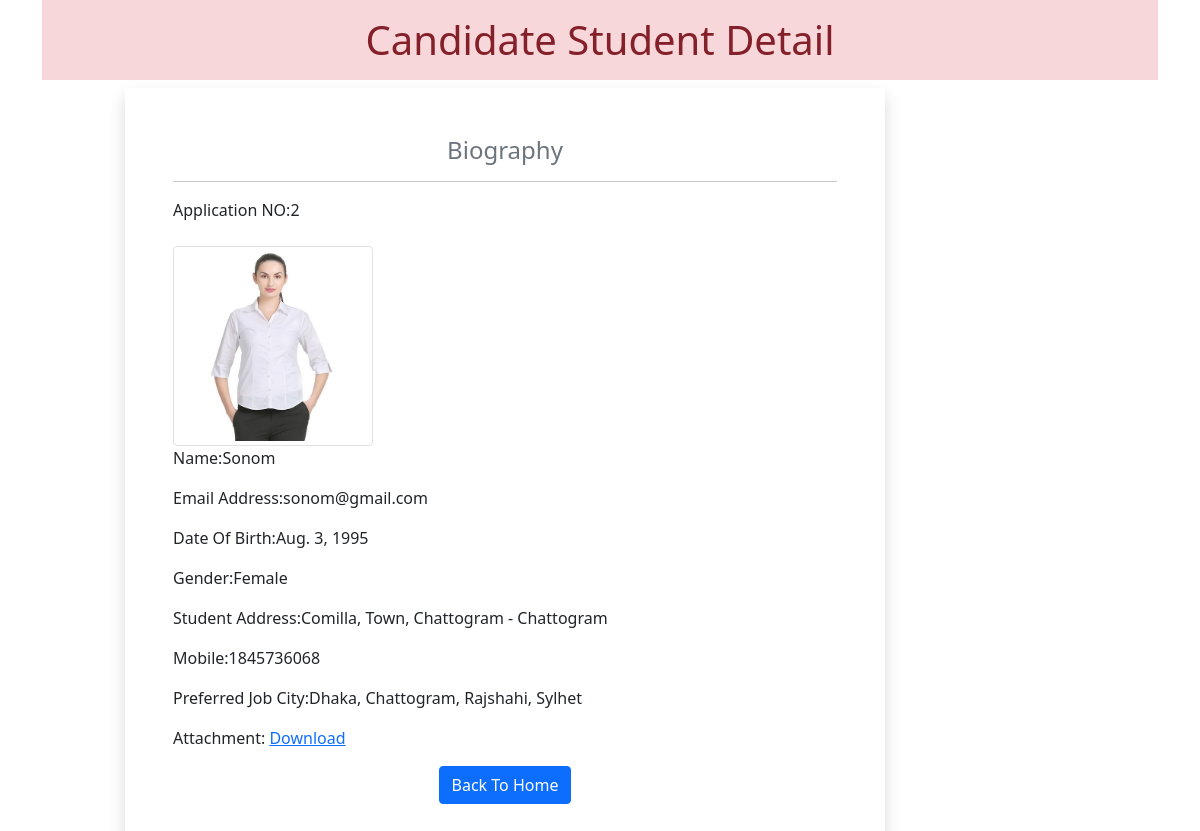
Page /2/ on the committed database.
### myapp/models.py (models this page shows)
class User(models.Model):
    name=models.CharField(max_length=100)
    dob=models.DateField(auto_now=False, auto_now_add=False)
    gender=models.CharField(max_length=100)
    city=models.CharField(max_length=100)
    locality=models.CharField(max_length=100)
    pin=models.PositiveIntegerField()
    division=models.CharField(choices=DIVISION_CHOICE, max_length=50)
    mobile=models.PositiveIntegerField()
    email=models.EmailField()
    job_city=models.CharField(max_length=100)
    profile_image=models.ImageField(upload_to='myimage', blank=True)
    my_file=models.FileField(upload_to='doc', blank=True)

### myapp/views.py (the view)
# urls.py: path('<int:pk>/', views.CandidateView.as_view(), name='candidate'),
class CandidateView(View):
    def get(self, request, pk):
        candidate=User.objects.get(pk=pk)
        return render(request, 'myapp/candidate.html', {'candidate':candidate})

### myapp/templatetags/myfilter.py (called while the page is built)
@register.filter(name='remove_special')
def remove_chars(value,arg):
    for character in arg:
        value=value.replace(character, "")
    return value

### myapp/templates/myapp/candidate.html (shortened to what this page needs)
<!doctype html>
{%load myfilter %}
<html lang="en">
  <head>
    <link href="https://cdn.jsdelivr.net/npm/bootstrap@5.0.2/dist/css/bootstrap.min.css" rel="stylesheet">
  </head>
  <body>
    <div class="container">
        <h1 class="text-center alert-danger p-3">Candidate Student Detail </h1>
        <div class="row">
            <div class="col-md-8 shadow p-5 offset-sm-1">
                <h4 class="text-center text-secondary">Biography</h4><hr>
                <p>Application NO:{{candidate.id}}</p>
                <img src="{{candidate.profile_image.url}}" alt="" class="img-fluid img-thumbnail mt-2" width="200" height="150">
                <p>Name:{{candidate.name}}</p>
                <p>Email Address:{{candidate.email}}</p>
                <p>Date Of Birth:{{candidate.dob}}</p>
                <p>Gender:{{candidate.gender}}</p>
                <p>Student Address:{{candidate.city}}, {{candidate.locality}}, {{candidate.division}} - {{candidate.division}}</p>
                <p>Mobile:{{candidate.mobile}}</p>
                <p>Preferred Job City:{{candidate.job_city|remove_special:"[]'"}}</p>
                <p>Attachment: <a href="{{candidate.my_file.url}}">Download</a></p>
                <div class="text-center">
                  <a href="{% url 'home'%}" class="btn btn-primary">Back To Home</a>
                </div>
            </div>
        </div>
    </div>
  </body>
</html>

### rows in the picture
User: id "2", profile_image (picture), name "Sonom", email "sonom@gmail.com", dob "Aug. 3, 1995", gender "Female", city "Comilla", locality "Town", division "Chattogram", mobile "1845736068", job_city|remove_special "Dhaka, Chattogram, Rajshahi, Sylhet"
